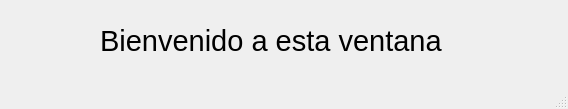
<?xml version="1.0" encoding="UTF-8"?>
<ui version="4.0">
 <class>ventana_secundaria</class>
 <widget class="QMainWindow" name="ventana_secundaria">
  <property name="geometry">
   <rect>
    <x>0</x>
    <y>0</y>
    <width>568</width>
    <height>109</height>
   </rect>
  </property>
  <property name="windowTitle">
   <string>Ventana Secundaria</string>
  </property>
  <widget class="QWidget" name="centralwidget">
   <widget class="QLabel" name="etiqueta">
    <property name="geometry">
     <rect>
      <x>100</x>
      <y>20</y>
      <width>371</width>
      <height>41</height>
     </rect>
    </property>
    <property name="font">
     <font>
      <pointsize>22</pointsize>
     </font>
    </property>
    <property name="text">
     <string>Bienvenido a esta ventana</string>
    </property>
   </widget>
  </widget>
  <widget class="QStatusBar" name="statusbar"/>
 </widget>
 <resources/>
 <connections/>
</ui>
